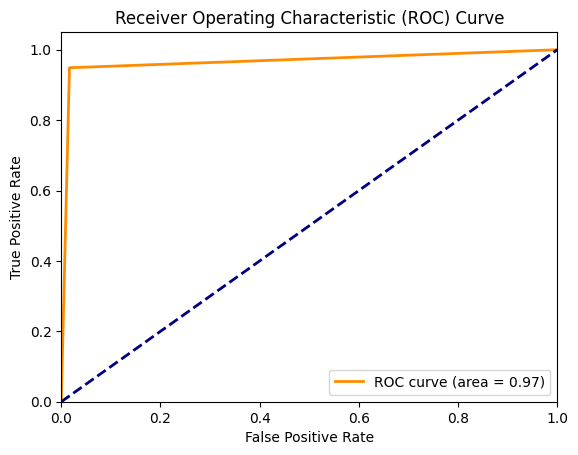
#> input picture ROC-AUC-model.png, 578 x 455 px
$ python -i image_preprocessing.py   (imports and definitions only)
#> lines starting #> are read from the running program, lines starting #| are printed output that depends on the picture
import random
import matplotlib.pyplot as plt
from skimage.io import imread;
from skimage import exposure;
from skimage.transform import resize;
from skimage.color import rgb2gray;
from skimage.filters import gaussian, sobel;
import constants
import numpy as np
from sklearn.preprocessing import LabelEncoder

def encode_labels(labels: list | np.ndarray) -> tuple[np.ndarray, LabelEncoder]:
    encoder = LabelEncoder()
    return encoder.fit_transform(labels), encoder

def decode_labels(encoded_labels: np.ndarray, encoder: LabelEncoder) -> list:
    return encoder.inverse_transform(encoded_labels)

def visualize_image(images):
    # Randomly select an index
    random_index = random.randint(0, images.shape[0] - 1)

    # Get the random image
    random_image = images[random_index]

    # Display the random image
    plt.imshow(random_image)
    plt.title(f'Random Image Index: {random_index}')
    plt.axis('off')
    plt.show()

def setResolution(img_array: np.ndarray):
    return resize(img_array, (constants.img_height, constants.img_width));
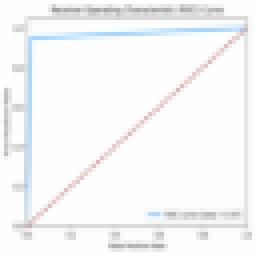
#> returned value: shape (64, 64, 3) float64 (shown 4 times larger); mean of channels 0, 1, 2 0.975, 0.971, 0.969; drawn as B, G, R

# Codes inspired by my previous assignment work: https://github.com/kmock930/Texture-Image-Comparison/blob/main/setup.py#L148
def preprocess(img_array: np.ndarray, isCurrentGrayScale: bool = False) -> np.ndarray:
    # Resizing to make the image smaller in resolution
    img_array = setResolution(img_array);

    # Grayscale
    if not isCurrentGrayScale:
        img_array = rgb2gray(img_array);
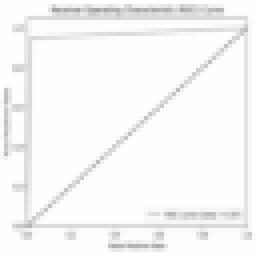
#> img_array: shape (64, 64) float64 (shown 4 times larger); min 0.645, max 1, mean 0.972

    # Normalize to [0,1] range
    img_array = normalize(img_array);
#> in normalize, `return img_array / 255.0;`:
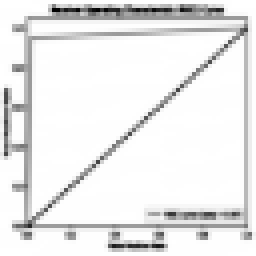
#> returned value: shape (64, 64) float64 (shown 4 times larger); min 0.00253, max 0.00392, mean 0.00381; drawn with min black and max white

    # point processing - Gamma Correction
    # to adjust the brightness
    img_array = exposure.adjust_gamma(img_array, gamma=constants.gamma);

    # histogram equalization - Adaptive equalization
    img_array = exposure.equalize_hist(img_array);
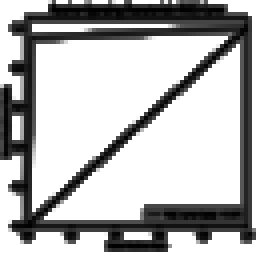
#> img_array: shape (64, 64) float64 (shown 4 times larger); min 0.000244, max 1, mean 0.716

    # sobel edge filter: https://scikit-image.org/docs/stable/auto_examples/edges/plot_edge_filter.html
    # for edge detection
    img_array = sobel(img_array);
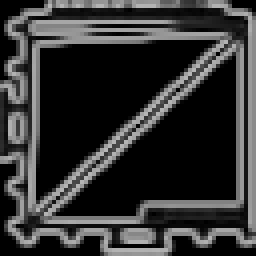
#> img_array: shape (64, 64) float64 (shown 4 times larger); min 0, max 0.713, mean 0.201

    # Gaussian blur: https://scikit-image.org/docs/dev/api/skimage.filters.html#skimage.filters.gaussian
    # for smooting
    img_array = gaussian(img_array, sigma=constants.gaussianSigma); # sigma = standard deviation for the kernel
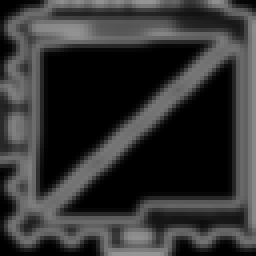
#> img_array: shape (64, 64) float64 (shown 4 times larger); min 0, max 0.588, mean 0.201

    return img_array;

def normalize(img_array: np.ndarray):
    return img_array / 255.0;  # Normalize to [0, 1] range

>>> import cv2
>>> picture = cv2.cvtColor(cv2.imread('../ROC-AUC-model.png'), cv2.COLOR_BGR2RGB)
>>> result = preprocess(picture)
